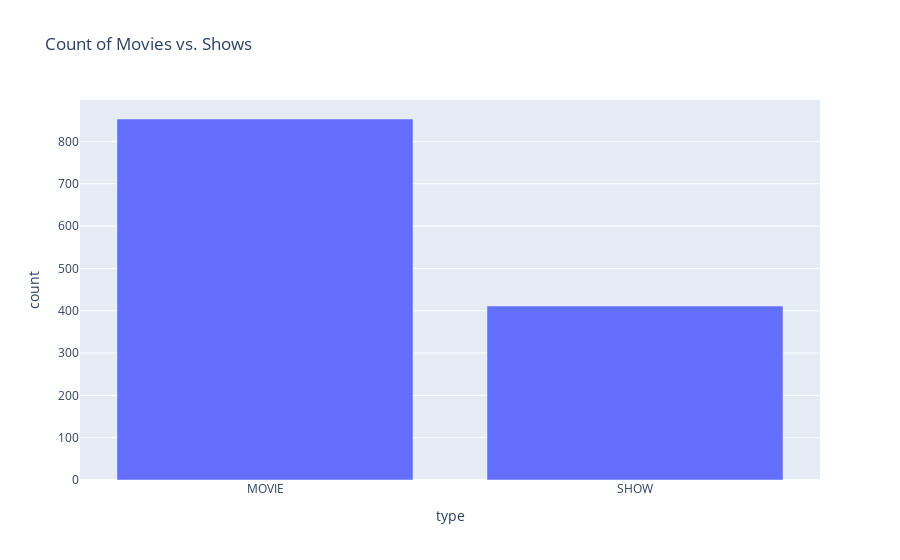

The cell this chart's notebook holds for it:
### Code cell
#Grouping the data based on 'type' column and counting the number of movies and shows. Storing the result in count_df. Creating a bar chart using plotly library based on count_df data.
count_df = analysed_data.groupby('type')['imdb_id'].count().reset_index(name='count')

fig_bar = px.bar(count_df, x='type', y='count', title='Count of Movies vs. Shows')
fig_bar.show()

### Figure 1 — Plotly figure (JSON) as saved in the notebook; plotly's stock layout.template omitted (floating-point values rounded to 4 significant figures)
{"data": [{"alignmentgroup": "True", "hovertemplate": "type=%{x}<br>count=%{y}<extra></extra>", "legendgroup": "", "marker": {"color": "#636efa", "pattern": {"shape": ""}}, "name": "", "offsetgroup": "", "orientation": "v", "showlegend": false, "textposition": "auto", "type": "bar", "x": ["MOVIE", "SHOW"], "xaxis": "x", "y": [853, 411], "yaxis": "y"}], "layout": {"barmode": "relative", "legend": {"tracegroupgap": 0}, "title": {"text": "Count of Movies vs. Shows"}, "xaxis": {"anchor": "y", "domain": [0, 1], "title": {"text": "type"}}, "yaxis": {"anchor": "x", "domain": [0, 1], "title": {"text": "count"}}}}
